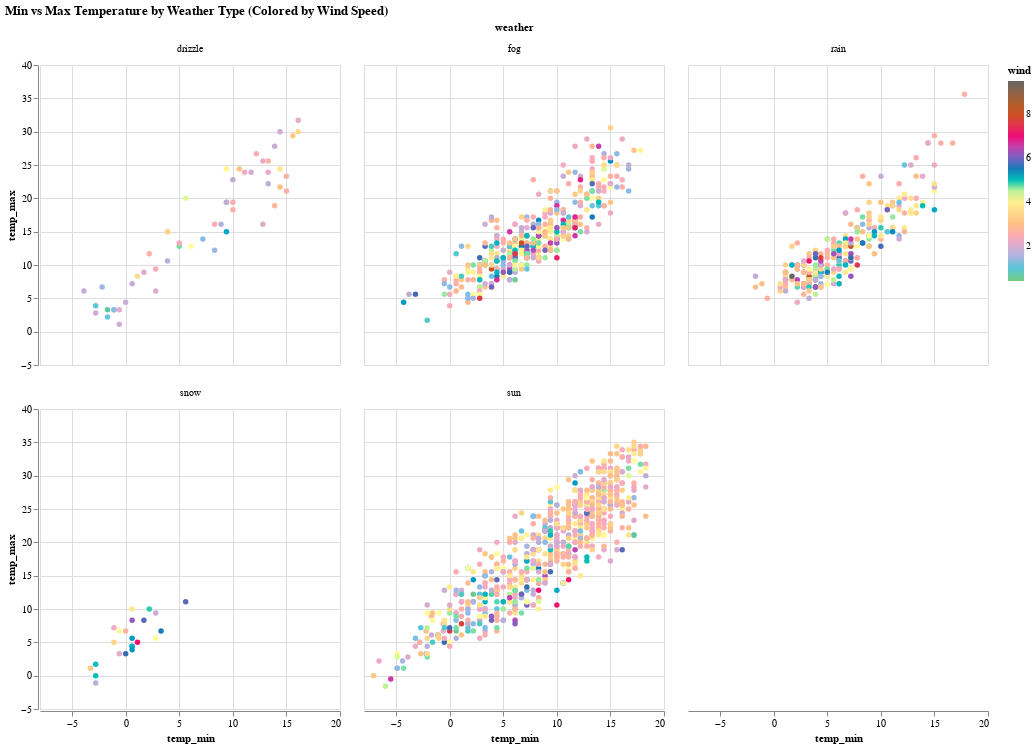

This figure's notebook cell:
### Markdown cell above
##### Question 3 (10 points)

Create a facet figure in Altair with 2 row and 3 columns. For each panel in the facet figure, it shows a scatter plot between the max and min temperature for one type of weather. Use the wind speed to color the points. Also add interaction to show the max and min temperature and wind speed for each data point. Include necessary title and labels.

### Code cell
# Faceted scatter plot - min vs max temperature, color by wind speed
weather_hover = alt.selection_point(fields=["date"], on="mouseover", nearest=True, empty=False)

scatter = alt.Chart(weather).mark_point(filled=True).encode(
    x = 'temp_min:Q',
    y = 'temp_max:Q',
    color = alt.Color('wind:Q', scale=alt.Scale(scheme='accent')),
    opacity = alt.condition(weather_hover, alt.value(1.5), alt.value(1.5)),
    tooltip = ['temp_min:Q', 'temp_max:Q', 'wind:Q']).add_params(weather_hover)

faceted_chart = scatter.facet(
    facet = 'weather:N',
    columns = 3).properties(title = 'Min vs Max Temperature by Weather Type (Colored by Wind Speed)').interactive()
faceted_chart

### Figure 1 — Vega-Lite specification as saved in the notebook (floating-point values rounded to 4 significant figures; data arrays with more than 128 entries replaced by an {"elided": "..."} marker saying what was removed)
{"config": {"view": {"continuousWidth": 300, "continuousHeight": 300}}, "data": {"name": "data-830c39fec90146253fb06a06c26374ef"}, "facet": {"field": "weather", "type": "nominal"}, "spec": {"mark": {"type": "point", "filled": true}, "encoding": {"color": {"field": "wind", "scale": {"scheme": "accent"}, "type": "quantitative"}, "opacity": {"condition": {"param": "param_15", "value": 1.5, "empty": false}, "value": 1.5}, "tooltip": [{"field": "temp_min", "type": "quantitative"}, {"field": "temp_max", "type": "quantitative"}, {"field": "wind", "type": "quantitative"}], "x": {"field": "temp_min", "type": "quantitative"}, "y": {"field": "temp_max", "type": "quantitative"}}, "name": "view_8"}, "columns": 3, "params": [{"name": "param_15", "select": {"type": "point", "fields": ["date"], "nearest": true, "on": "mouseover"}, "views": ["view_8"]}, {"name": "param_16", "select": {"type": "interval", "encodings": ["x", "y"]}, "bind": "scales", "views": ["view_8"]}], "title": "Min vs Max Temperature by Weather Type (Colored by Wind Speed)", "$schema": "https://vega.github.io/schema/vega-lite/v5.14.1.json", "datasets": {"data-830c39fec90146253fb06a06c26374ef": {"elided": "1461 records"}}}
